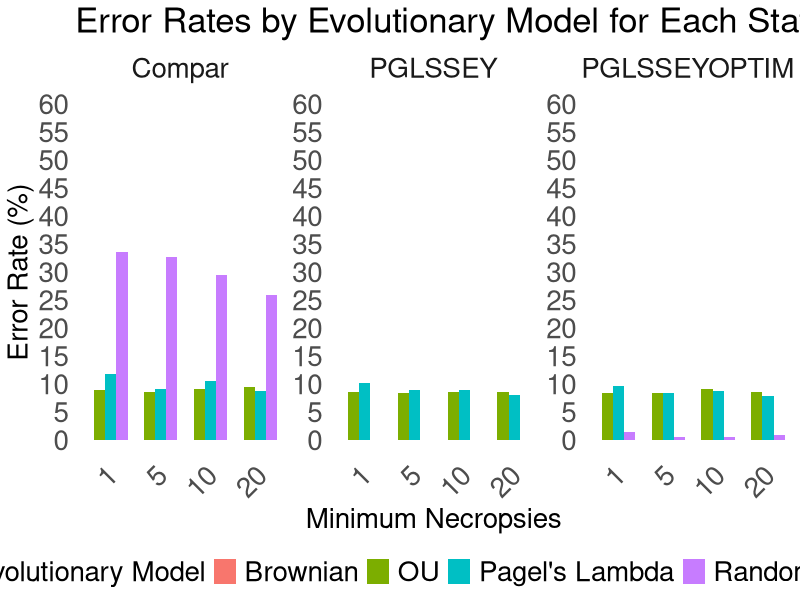
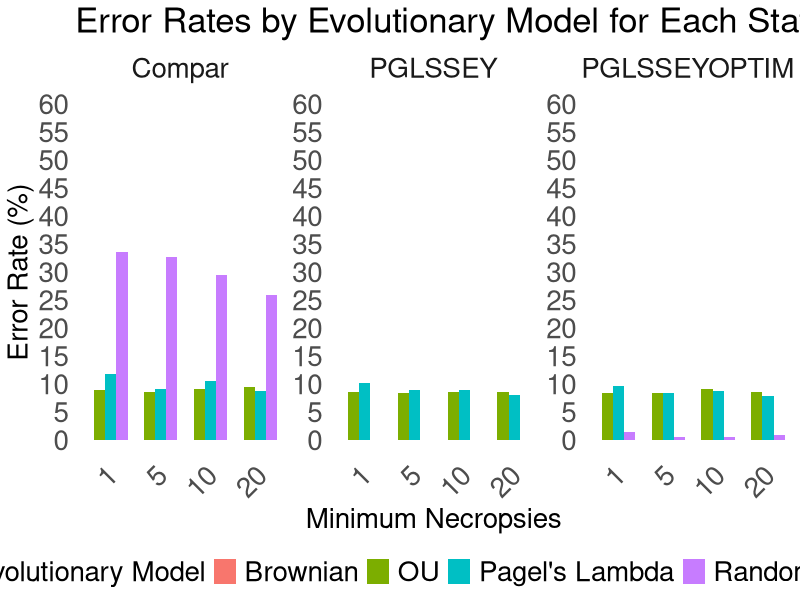

Write the R code that produced these figures, in order.
# Load necessary libraries
library(dplyr)
library(ggplot2)
library(cowplot)

# Read in CSV files for each evolutionary model
resultsOU <- read.csv("./pglsLambdaSimResultsOU123.csv")
resultsBrown <- read.csv("./pglsLambdaSimResultsBrown123.csv")
resultsWhite <- read.csv("pglsLambdaSimResultsWhite123.csv")
resultsPagel <- read.csv("./pglsLambdaSimResultsPagel123.csv")

# Combine datasets and add evolutionary model information as a column
resultsOU$evo_model <- "OU"
resultsBrown$evo_model <- "Brownian"
resultsWhite$evo_model <- "Random Noise"
resultsPagel$evo_model <- "Pagel's Lambda"

# Combine all data into one dataframe
all_results <- bind_rows(resultsOU, resultsBrown, resultsWhite, resultsPagel)

# Adding error type category based on `simslope` and `pval` conditions
all_results <- all_results %>%
  mutate(error_type = case_when(
    simslope != 0 & pval > 0.05 ~ "False Negative",
    simslope == 0 & pval < 0.05 ~ "False Positive",
    TRUE ~ "Correct"
  ))

# Calculate error rates by `min`, `model`, and `evo_model`
error_rates <- all_results %>%
  group_by(min, model, evo_model) %>%
  mutate(total = n()) %>%
  group_by(min, model, evo_model, error_type) %>%
  summarise(count = n(), total = first(total), .groups = 'drop') %>%
  ungroup() %>%
  mutate(rate = count / total)



# Filter for False Negative and False Positive rates
filtered_rates <- error_rates %>%
  filter(error_type %in% c("False Negative", "False Positive")) %>%
  mutate(percent = rate * 100)

# Filter for False Negative and False Positive rates and calculate average error rate by model
average_error_rate_by_model <- error_rates %>%
  filter(error_type %in% c("False Negative", "False Positive")) %>%
  group_by(model) %>%
  summarise(avg_rate = sum(rate) / 16, .groups = 'drop') %>%  # Divide by 4 to account for the four model types
  mutate(percent = avg_rate * 100)

# Expand the data to include all combinations of min, model, evo_model, and error_type
expanded_rates <- expand.grid(
  min = unique(filtered_rates$min),
  model = unique(filtered_rates$model),
  evo_model = unique(filtered_rates$evo_model),
  error_type = c("False Negative", "False Positive")
)

# Filter expanded_rates to keep only valid combinations
expanded_rates <- expanded_rates %>%
  filter(
    (evo_model %in% c("Brownian", "OU", "Pagel's Lambda") & error_type == "False Negative") |
      (evo_model == "Random Noise" & error_type == "False Positive")
  )


brownian_zero_error <- expand.grid(
  min = unique(filtered_rates$min),
  model = unique(filtered_rates$model),
  evo_model = "Brownian",
  error_type = "False Negative"
) %>%
  mutate(percent = 0)

# Merge with the existing filtered_rates data
filtered_rates_with_gaps <- expanded_rates %>%
  left_join(filtered_rates, by = c("min", "model", "evo_model", "error_type")) %>%
  mutate(percent = ifelse(is.na(percent), 0, percent))

filtered_rates_with_gaps <- filtered_rates_with_gaps %>%
  bind_rows(brownian_zero_error)

# Plot with gaps and specific error type rules
ggplot(filtered_rates_with_gaps, aes(x = as.factor(min), y = percent, fill = evo_model)) +
  geom_bar(stat = "identity", position = position_dodge(width = 0.9), aes(group = interaction(evo_model, error_type))) +
  facet_wrap(~model, scales = "free_y") +
  labs(
    title = "Error Rates by Evolutionary Model for Each Statistical Model 150 Species",
    x = "Minimum Necropsies",
    y = "Error Rate (%)",
    fill = "Evolutionary Model"
  ) +
  theme_minimal() +
  theme(
    axis.text.x = element_text(angle = 45, hjust = 1),
    legend.position = "bottom",
    panel.grid = element_blank(),
    plot.title = element_text(size = 25),         # Increase title text size
    axis.title.x = element_text(size = 20),       # Increase x-axis label text size
    axis.title.y = element_text(size = 20),       # Increase y-axis label text size
    axis.text = element_text(size = 20),          # Increase tick text size
    strip.text = element_text(size = 20),         # Increase facet label text size
    legend.text = element_text(size = 20),        # Increase legend text size
    legend.title = element_text(size = 20)        # Increase legend title text size
  ) +
  scale_y_continuous(limits = c(0, 60), breaks = seq(0, 60, by = 5))

ggsave(file = "error150Species.pdf", width = 13, height = 10)